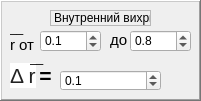
   <widget class="QFrame" name="frame_6">
    <property name="geometry">
     <rect>
      <x>250</x>
      <y>140</y>
      <width>201</width>
      <height>101</height>
     </rect>
    </property>
    <property name="frameShape">
     <enum>QFrame::WinPanel</enum>
    </property>
    <property name="frameShadow">
     <enum>QFrame::Raised</enum>
    </property>
    <widget class="QLabel" name="lbl_21">
     <property name="geometry">
      <rect>
       <x>10</x>
       <y>30</y>
       <width>41</width>
       <height>31</height>
      </rect>
     </property>
     <property name="text">
      <string>&lt;html&gt;&lt;head/&gt;&lt;body&gt;&lt;p&gt;&lt;span style=&quot; font-size:11pt;&quot;&gt;r от&lt;/span&gt;&lt;/p&gt;&lt;/body&gt;&lt;/html&gt;</string>
     </property>
    </widget>
    <widget class="QDoubleSpinBox" name="dblSpinBox_15">
     <property name="geometry">
      <rect>
       <x>40</x>
       <y>30</y>
       <width>61</width>
       <height>22</height>
      </rect>
     </property>
     <property name="wrapping">
      <bool>true</bool>
     </property>
     <property name="decimals">
      <number>1</number>
     </property>
     <property name="minimum">
      <double>0.100000000000000</double>
     </property>
     <property name="maximum">
      <double>0.800000000000000</double>
     </property>
     <property name="singleStep">
      <double>0.100000000000000</double>
     </property>
     <property name="value">
      <double>0.100000000000000</double>
     </property>
    </widget>
    <widget class="QLabel" name="lbl_22">
     <property name="geometry">
      <rect>
       <x>110</x>
       <y>30</y>
       <width>21</width>
       <height>21</height>
      </rect>
     </property>
     <property name="text">
      <string>&lt;html&gt;&lt;head/&gt;&lt;body&gt;&lt;p&gt;&lt;span style=&quot; font-size:11pt;&quot;&gt;до&lt;/span&gt;&lt;/p&gt;&lt;/body&gt;&lt;/html&gt;</string>
     </property>
    </widget>
    <widget class="QDoubleSpinBox" name="dblSpinBox_16">
     <property name="geometry">
      <rect>
       <x>130</x>
       <y>30</y>
       <width>61</width>
       <height>22</height>
      </rect>
     </property>
     <property name="wrapping">
      <bool>true</bool>
     </property>
     <property name="decimals">
      <number>1</number>
     </property>
     <property name="minimum">
      <double>0.100000000000000</double>
     </property>
     <property name="maximum">
      <double>0.800000000000000</double>
     </property>
     <property name="singleStep">
      <double>0.105000000000000</double>
     </property>
     <property name="value">
      <double>0.800000000000000</double>
     </property>
    </widget>
    <widget class="QLabel" name="lbl_23">
     <property name="geometry">
      <rect>
       <x>10</x>
       <y>60</y>
       <width>81</width>
       <height>31</height>
      </rect>
     </property>
     <property name="text">
      <string>&lt;!DOCTYPE HTML PUBLIC &quot;-//W3C//DTD HTML 4.0//EN&quot; &quot;http://www.w3.org/TR/REC-html40/strict.dtd&quot;&gt;
&lt;html&gt;&lt;head&gt;&lt;meta name=&quot;qrichtext&quot; content=&quot;1&quot; /&gt;&lt;style type=&quot;text/css&quot;&gt;
p, li { white-space: pre-wrap; }
&lt;/style&gt;&lt;/head&gt;&lt;body style=&quot; font-family:'MS Shell Dlg 2'; font-size:8pt; font-weight:400; font-style:normal;&quot;&gt;
&lt;p style=&quot; margin-top:12px; margin-bottom:12px; margin-left:0px; margin-right:0px; -qt-block-indent:0; text-indent:0px;&quot;&gt;&lt;span style=&quot; font-family:'arial,sans-serif'; font-size:16pt; color:#222222; background-color:#ffffff;&quot;&gt;Δ r&lt;/span&gt;&lt;span style=&quot; font-family:'Times New Roman,serif'; font-size:16pt; vertical-align:sub;&quot;&gt; &lt;/span&gt;&lt;span style=&quot; font-family:'Times New Roman,serif'; font-size:16pt; font-weight:600;&quot;&gt;=&lt;/span&gt;&lt;/p&gt;&lt;/body&gt;&lt;/html&gt;</string>
     </property>
    </widget>
    <widget class="QLabel" name="label_4">
     <property name="geometry">
      <rect>
       <x>50</x>
       <y>10</y>
       <width>101</width>
       <height>16</height>
      </rect>
     </property>
     <property name="frameShape">
      <enum>QFrame::StyledPanel</enum>
     </property>
     <property name="text">
      <string>Внутренний вихрь</string>
     </property>
     <property name="wordWrap">
      <bool>false</bool>
     </property>
    </widget>
    <widget class="QLabel" name="label_5">
     <property name="geometry">
      <rect>
       <x>10</x>
       <y>20</y>
       <width>16</width>
       <height>16</height>
      </rect>
     </property>
     <property name="text">
      <string>__</string>
     </property>
    </widget>
    <widget class="QLabel" name="label_6">
     <property name="geometry">
      <rect>
       <x>30</x>
       <y>50</y>
       <width>16</width>
       <height>16</height>
      </rect>
     </property>
     <property name="text">
      <string>__</string>
     </property>
    </widget>
    <widget class="QDoubleSpinBox" name="dblSpinBox_17">
     <property name="geometry">
      <rect>
       <x>60</x>
       <y>70</y>
       <width>101</width>
       <height>21</height>
      </rect>
     </property>
     <property name="wrapping">
      <bool>true</bool>
     </property>
     <property name="decimals">
      <number>1</number>
     </property>
     <property name="minimum">
      <double>0.100000000000000</double>
     </property>
     <property name="maximum">
      <double>0.800000000000000</double>
     </property>
     <property name="singleStep">
      <double>0.100000000000000</double>
     </property>
     <property name="value">
      <double>0.100000000000000</double>
     </property>
    </widget>
   </widget>
